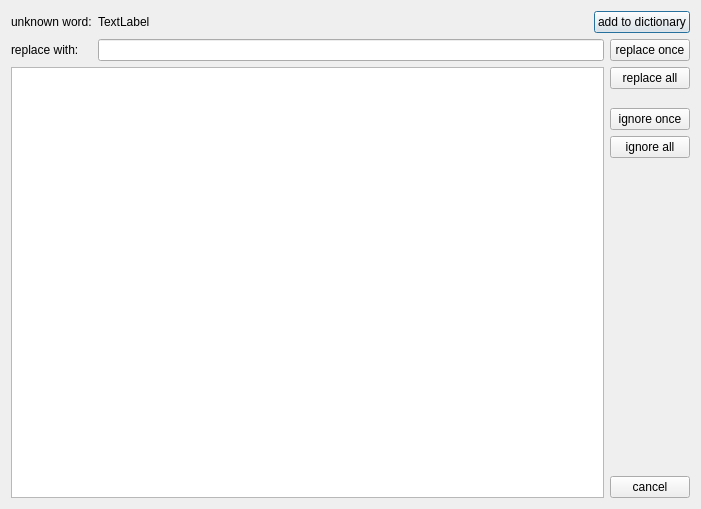
<?xml version="1.0" encoding="UTF-8"?>
<ui version="4.0">
 <class>NuspellCheckDialog</class>
 <widget class="QDialog" name="NuspellCheckDialog">
  <property name="geometry">
   <rect>
    <x>600</x>
    <y>326</y>
    <width>701</width>
    <height>509</height>
   </rect>
  </property>
  <property name="windowTitle">
   <string>Spell Checker</string>
  </property>
  <layout class="QGridLayout" name="gridLayout">
   <item row="0" column="0">
    <widget class="QLabel" name="label">
     <property name="text">
      <string>unknown word:</string>
     </property>
    </widget>
   </item>
   <item row="0" column="1">
    <widget class="QLabel" name="lblUnknownWord">
     <property name="sizePolicy">
      <sizepolicy hsizetype="Expanding" vsizetype="Preferred">
       <horstretch>0</horstretch>
       <verstretch>0</verstretch>
      </sizepolicy>
     </property>
     <property name="text">
      <string>TextLabel</string>
     </property>
    </widget>
   </item>
   <item row="0" column="2" colspan="2">
    <widget class="QPushButton" name="btnAddToDict">
     <property name="text">
      <string>add to dictionary</string>
     </property>
    </widget>
   </item>
   <item row="1" column="0">
    <widget class="QLabel" name="label_2">
     <property name="text">
      <string>replace with:</string>
     </property>
    </widget>
   </item>
   <item row="1" column="1" colspan="2">
    <widget class="QLineEdit" name="ledtReplaceWith"/>
   </item>
   <item row="1" column="3" rowspan="2">
    <layout class="QVBoxLayout" name="verticalLayout">
     <item>
      <widget class="QPushButton" name="btnReplaceOnce">
       <property name="text">
        <string>replace once</string>
       </property>
      </widget>
     </item>
     <item>
      <widget class="QPushButton" name="btnReplaceAll">
       <property name="text">
        <string>replace all</string>
       </property>
      </widget>
     </item>
     <item>
      <spacer name="verticalSpacer_2">
       <property name="orientation">
        <enum>Qt::Vertical</enum>
       </property>
       <property name="sizeType">
        <enum>QSizePolicy::Fixed</enum>
       </property>
       <property name="sizeHint" stdset="0">
        <size>
         <width>20</width>
         <height>13</height>
        </size>
       </property>
      </spacer>
     </item>
     <item>
      <widget class="QPushButton" name="btnIgnoreOnce">
       <property name="text">
        <string>ignore once</string>
       </property>
      </widget>
     </item>
     <item>
      <widget class="QPushButton" name="btnIgnoreAll">
       <property name="text">
        <string>ignore all</string>
       </property>
      </widget>
     </item>
     <item>
      <spacer name="verticalSpacer">
       <property name="orientation">
        <enum>Qt::Vertical</enum>
       </property>
       <property name="sizeHint" stdset="0">
        <size>
         <width>20</width>
         <height>240</height>
        </size>
       </property>
      </spacer>
     </item>
     <item>
      <widget class="QPushButton" name="btnCancel">
       <property name="text">
        <string>cancel</string>
       </property>
      </widget>
     </item>
    </layout>
   </item>
   <item row="2" column="0" colspan="3">
    <widget class="QListWidget" name="listWidget">
     <property name="editTriggers">
      <set>QAbstractItemView::NoEditTriggers</set>
     </property>
     <property name="showDropIndicator" stdset="0">
      <bool>false</bool>
     </property>
    </widget>
   </item>
  </layout>
 </widget>
 <resources/>
 <connections/>
</ui>
